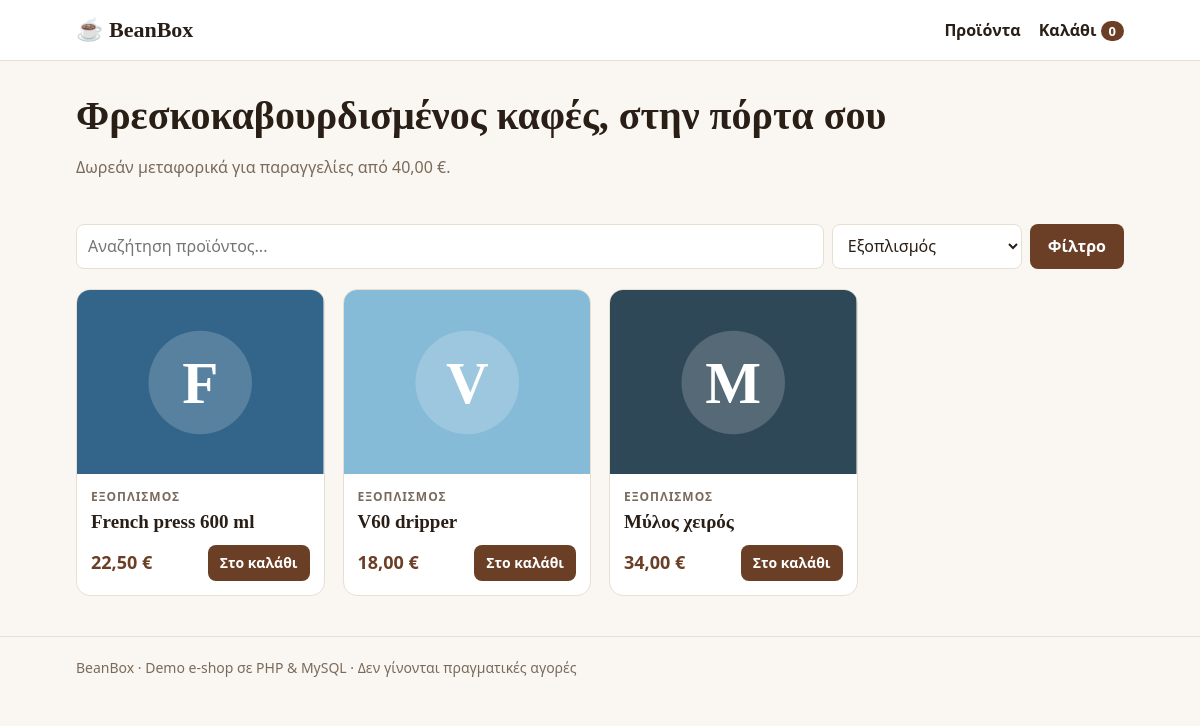
Page /index.php?cat=Εξοπλισμός on the committed database.
### tables this page shows
CREATE TABLE IF NOT EXISTS products (
    id          INT AUTO_INCREMENT PRIMARY KEY,
    name        VARCHAR(120)  NOT NULL,
    category    VARCHAR(60)   NOT NULL,
    description TEXT          NOT NULL,
    price       DECIMAL(10,2) NOT NULL,
    stock       INT           NOT NULL DEFAULT 0,
    color       VARCHAR(7)    NOT NULL DEFAULT '#6b4f3a',
    created_at  TIMESTAMP     NOT NULL DEFAULT CURRENT_TIMESTAMP
);

### index.php (the view, shortened to what this page needs)
<?php
require __DIR__ . '/includes/bootstrap.php';
$q   = trim($_GET['q'] ?? '');
$cat = trim($_GET['cat'] ?? '');
$sql = 'SELECT * FROM products WHERE 1=1';
$params = [];
if ($cat !== '') {
    $sql .= ' AND category = ?';
    $params[] = $cat;
}
$sql .= ' ORDER BY category, name';
$stmt = db()->prepare($sql);
$stmt->execute($params);
$products = $stmt->fetchAll();
$categories = db()->query('SELECT DISTINCT category FROM products ORDER BY category')->fetchAll(PDO::FETCH_COLUMN);
require __DIR__ . '/includes/header.php';
?>
<section class="hero">
  <h1>Φρεσκοκαβουρδισμένος καφές, στην πόρτα σου</h1>
  <p>Δωρεάν μεταφορικά για παραγγελίες από <?= money(FREE_SHIPPING_FROM) ?>.</p>
</section>
<form class="filters" method="get">
  <input type="search" name="q" value="<?= e($q) ?>" placeholder="Αναζήτηση προϊόντος...">
  <select name="cat">
    <?php foreach ($categories as $c): ?>
      <option value="<?= e($c) ?>" <?= $c === $cat ? 'selected' : '' ?>><?= e($c) ?></option>
    <?php endforeach; ?>
  </select>
  <button class="btn">Φίλτρο</button>
</form>
<?php if (!$products): ?>
  <p class="empty">Δεν βρέθηκαν προϊόντα.</p>
<?php else: ?>
<div class="grid">
  <?php foreach ($products as $p): ?>
    <article class="card">
      <a href="product.php?id=<?= (int) $p['id'] ?>" class="img"><?= product_image($p) ?></a>
      <div class="body">
        <span class="cat"><?= e($p['category']) ?></span>
        <h2><a href="product.php?id=<?= (int) $p['id'] ?>"><?= e($p['name']) ?></a></h2>
        <div class="row">
          <strong class="price"><?= money((float) $p['price']) ?></strong>
          <?php if ($p['stock'] > 0): ?>
            <form method="post" action="cart.php">
              <button class="btn small">Στο καλάθι</button>
            </form>
          <?php else: ?>
            <span class="out">Εξαντλήθηκε</span>
          <?php endif; ?>
        </div>
      </div>
    </article>
  <?php endforeach; ?>
</div>
<?php endif; ?>
<?php require __DIR__ . '/includes/footer.php'; ?>

### includes/bootstrap.php (shortened to what this page needs)
<?php
function db(): PDO
{
    static $pdo = null;
    if ($pdo === null) {
        $dsn = getenv('DB_DSN') ?: 'mysql:host=' . DB_HOST . ';dbname=' . DB_NAME . ';charset=utf8mb4';
        $pdo = new PDO($dsn, DB_USER, DB_PASS, [
            PDO::ATTR_ERRMODE            => PDO::ERRMODE_EXCEPTION,
            PDO::ATTR_DEFAULT_FETCH_MODE => PDO::FETCH_ASSOC,
        ]);
    }
    return $pdo;
}
function e(?string $value): string
{
    return htmlspecialchars((string) $value, ENT_QUOTES, 'UTF-8');
}
function money(float $amount): string
{
    return number_format($amount, 2, ',', '.') . ' €';
}
function product_image(array $p): string
{
    $letter = e(mb_substr($p['name'], 0, 1));
    $color = e($p['color'] ?: '#6b4f3a');
    return '<svg viewBox="0 0 200 150" role="img" aria-label="' . e($p['name']) . '">'
        . '<rect width="200" height="150" fill="' . $color . '"/>'
        . '<circle cx="100" cy="75" r="42" fill="rgba(255,255,255,.18)"/>'
        . '<text x="100" y="92" text-anchor="middle" font-size="48" font-weight="700" fill="#fff" font-family="Georgia,serif">' . $letter . '</text>'
        . '</svg>';
}

### assets/style.css (style rules this page uses)
:root { --bg: #faf7f2; --surface: #fff; --ink: #2a1f17; --muted: #7a6a5c; --line: #e8dfd3; --accent: #6b3e26; --accent-ink: #fff; --danger: #b3261e; --ok: #2e7d32; }
* { box-sizing: border-box; }
body { margin: 0; background: var(--bg); color: var(--ink); font: 16px/1.55 system-ui, "Segoe UI", sans-serif; }
a { color: var(--accent); }
h1, h2 { font-family: Georgia, serif; line-height: 1.15; }
.hero { padding: 32px 0 8px; }
.hero h1 { font-size: clamp(26px, 4vw, 40px); margin: 0 0 6px; }
.hero p, .muted { color: var(--muted); }
.filters { display: flex; flex-wrap: wrap; gap: 8px; margin: 20px 0; }
.filters input { flex: 1 1 220px; }
input, select, textarea { font: inherit; padding: 9px 11px; border: 1px solid var(--line); border-radius: 8px; background: var(--surface); color: var(--ink); }
.btn { display: inline-block; border: 0; border-radius: 8px; padding: 10px 18px; background: var(--accent); color: var(--accent-ink); font: inherit; font-weight: 700; cursor: pointer; text-decoration: none; }
.btn.small { padding: 7px 12px; font-size: 14px; }
.grid { display: grid; grid-template-columns: repeat(auto-fill, minmax(230px, 1fr)); gap: 18px; margin-bottom: 40px; }
.card { background: var(--surface); border: 1px solid var(--line); border-radius: 14px; overflow: hidden; display: flex; flex-direction: column; }
.card .img svg, .detail .img svg { display: block; width: 100%; height: auto; }
.card .body { padding: 14px; display: flex; flex-direction: column; gap: 4px; flex: 1; }
.card h2 { font-size: 19px; margin: 0; }
.card h2 a { color: var(--ink); text-decoration: none; }
.card .row { margin-top: auto; display: flex; justify-content: space-between; align-items: center; gap: 8px; padding-top: 8px; }
.cat { font-size: 12px; text-transform: uppercase; letter-spacing: .08em; color: var(--muted); font-weight: 700; }
.price { color: var(--accent); font-size: 18px; }

### rows in the picture
products: name "F", category "ΕΞΟΠΛΙΣΜΌΣ", name "French press 600 ml", price "22,50 €"
products: name "V", category "ΕΞΟΠΛΙΣΜΌΣ", name "V60 dripper", price "18,00 €"
products: name "Μ", category "ΕΞΟΠΛΙΣΜΌΣ", name "Μύλος χειρός", price "34,00 €"

### other values in the picture
cart_count() "0"
money(FREE_SHIPPING_FROM) "40,00 €"
form field cat "Εξοπλισμός"
